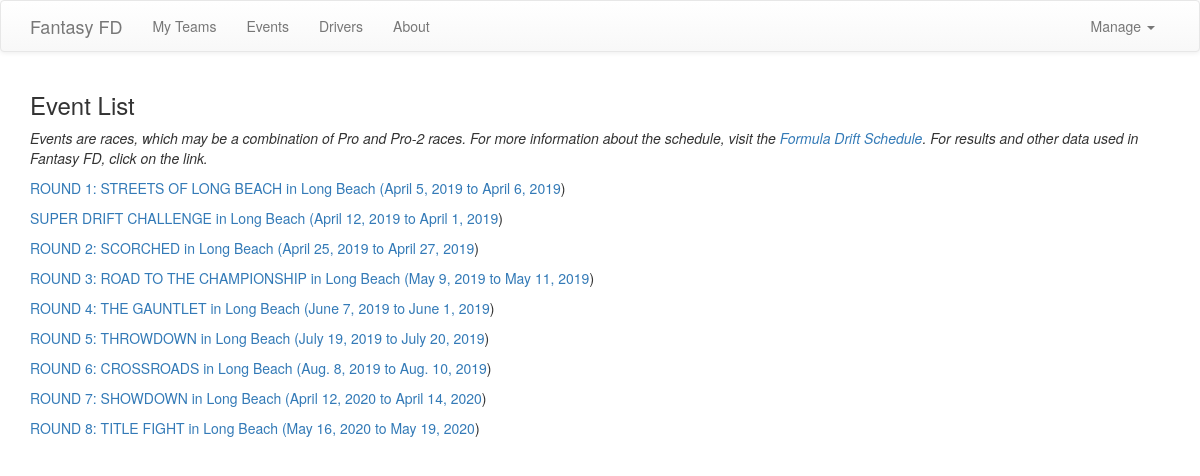
/events/ (signed in), run on the app's committed database.
### drift/models.py (models this page shows, shortened)
class Event(models.Model):
    created_at = models.DateTimeField(auto_now_add=True)
    modified_at = models.DateTimeField(auto_now=True)
    schedule_url_slug = models.TextField()
    name = models.TextField()
    location = models.TextField()
    address = models.TextField(null=True)
    start = models.DateField()
    end = models.DateField()

### drift/views.py (the view)
# urls.py: path('events/', views.ListEventsView.as_view(), name='listEvents'),
class ListEventsView(View):
    def get(self, request):
        events = Event.objects.all()
        return render(request, 'drift/eventsList.html', {'events': events})

### drift/templates/drift/eventsList.html (shortened to what this page needs)
{% extends "base.html" %}
{% block title_page %}
    <h3>Event List</h3>
{% endblock title_page %}
{% block content %}
    <div class="row">
        <div class="col-sm-12">
            <p><em>Events are races, which may be a combination of Pro and Pro-2 races. For more information about the schedule, visit the <a href="https://www.formulad.com/schedule">Formula Drift Schedule</a>. For results and other data used in Fantasy FD, click on the link.</em></p>
        </div>
    </div>
    {% for event in events %}
        <p><a href="{% url 'drift:viewEvent' event.id %}">{{ event.name }} in {{ event.location }} ({{ event.start }} to {{ event.end }}</a>)</p>
    {% endfor %}
{% endblock content %}

### data on the page
Event: name "ROUND 1: STREETS OF LONG BEACH", location "Long Beach", start "April 5, 2019", end "April 6, 2019"
Event: name "SUPER DRIFT CHALLENGE", location "Long Beach", start "April 12, 2019", end "April 1, 2019"
Event: name "ROUND 2: SCORCHED", location "Long Beach", start "April 25, 2019", end "April 27, 2019"
Event: name "ROUND 3: ROAD TO THE CHAMPIONSHIP", location "Long Beach", start "May 9, 2019", end "May 11, 2019"
Event: name "ROUND 4: THE GAUNTLET", location "Long Beach", start "June 7, 2019", end "June 1, 2019"
Event: name "ROUND 5: THROWDOWN", location "Long Beach", start "July 19, 2019", end "July 20, 2019"
Event: name "ROUND 6: CROSSROADS", location "Long Beach", start "Aug. 8, 2019", end "Aug. 10, 2019"
Event: name "ROUND 7: SHOWDOWN", location "Long Beach", start "April 12, 2020", end "April 14, 2020"
Event: name "ROUND 8: TITLE FIGHT", location "Long Beach", start "May 16, 2020", end "May 19, 2020"
